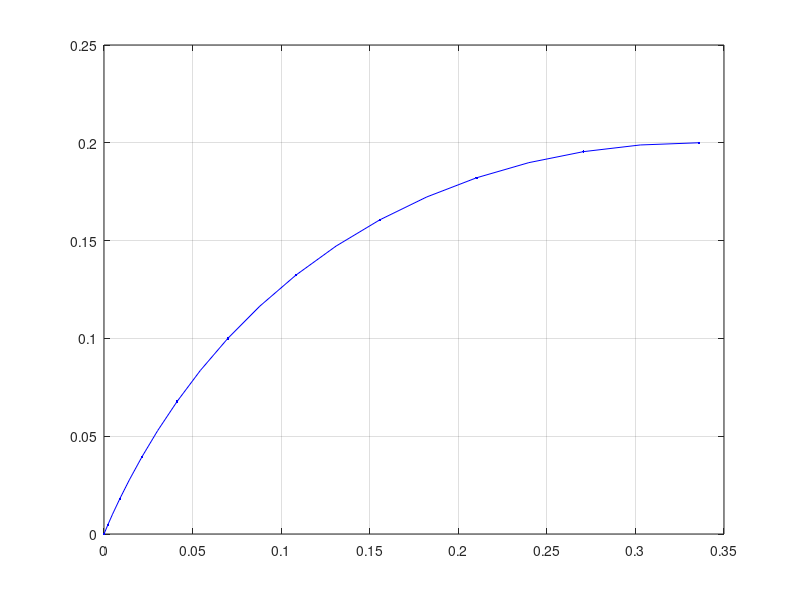

Reproduce this figure in MATLAB. (Note: this script raises an error after producing the figure.)
% Script p3_1_06.m; DTDP for max uf with spec. (yf,vf); th0
% found off-line by interpolation to give yf=.2; 2/97, 3/30/02
%
N=10; th0=65.13*pi/180; dt=1/N; t=[0:dt:1];
u(1)=0; v(1)=0; y(1)=0; x(1)=0;
for i=1:N,
 th(i)=atan(tan(th0)*(1-2*(i-1)/(N-1))); co=cos(th(i)); 
 si=sin(th(i));  u(i+1)=u(i)+dt*co; v(i+1)=v(i)+dt*si;
 y(i+1)=y(i)+dt*v(i)+(dt^2/2)*si; 
 x(i+1)=x(i)+dt*u(i)+(dt^2/2)*co;
end; uh=[th th(N)]; 
%
% Spline fit to double number of points in (x,y):
ti=[0:.05:1]; xi=spline(t,x,ti); yi=spline(t,y,ti);
%
% Coord. of tips of thrust direction arrows:
for i=1:N, xt(i)=x(i)+.06*cos(th(i)); yt(i)=y(i)+.06*sin(th(i));
end
%
figure(1); clf; plot(x,y,'b.',xi,yi,'b'); grid; hold on 
for i=1:N, pltarrow([x(i) xt(i)],[y(i) yt(i)],.01,'r','-'); end
hold off; axis([0 .35 0 .22]); xlabel('x/at_f^2') 
ylabel('y/at_f^2')
%
figure(2); clf; subplot(211), zohplot(t,uh*180/pi); grid
text(.55,20,'\theta (deg)'); subplot(212), plot(t,u,t,v,'r--');
grid; xlabel('t/t_f'); legend('u/at_f','v/at_f',2)
	
